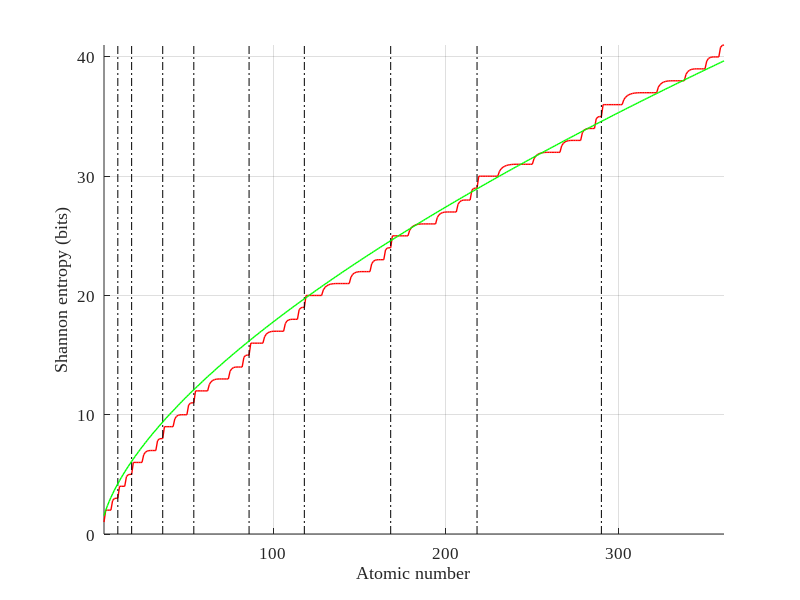

Recreate this plot in MATLAB.
clear all

% Matlab script to calculate and draw chemical elements entropy and spin multiplicity following Hund and Aufbau rule.
% Based on
% https://pubs.aip.org/aip/adv/article/13/10/105308/2915332/The-second-law-of-infodynamics-and-its
% https://www.preprints.org/manuscript/202310.1112

% (c) Szymon Lukaszyk
% licensed under MIT License
% email: szymon@patent.pl
% History
% v1: 16.10.2023 1st working version
% v2: 17.10.2023 code simplification
% v3: 18.10.2023 code simplification, spin multiplicities
% v3: 18.10.2023 automatic value generation (TODO: Aufbau exceptions)

rows=5;

% generate periodic table multplicities
cols=rows+1;
tab = zeros(rows,cols); % 
for r=1:rows
    for c=1:r+1
        tab(r, c) = 4*(c-1)+2;
    end
end
tabtoswap = tab(1:rows, 2:cols);
for r=1:rows
    tabtoswap(r,:) = fliplr(tabtoswap(r,:));
end
% periodic table 
tab(1:rows, 2:cols) = tabtoswap;

Z = 2; % Zmin
Hmult = 1;
for r=1:size(tab, 1) % rows
    for run=1:2
        for c=1:size(tab, 2) % cols
            for N = 1:tab(r,c)
                Normax = tab(r,c);
                EL(Z-1, 1) = Z;
                EL(Z-1, 3) = Hmult*log2(2);        % core entropy                 
                if N <= Normax/2
                    EL(Z-1, 2) = (N-1)/2;          % spin multiplicity
                else
                    EL(Z-1, 2) = (Normax-N+1)/2; % spin multiplicity
                    EL(Z-1, 3) = EL(Z-1, 3) + log2(N) - (Normax/2)*log2(Normax/2)/N - (N-Normax/2)*log2(N-Normax/2)/N;  % surplus entropy
                end            
                EL(Z-1, 4) = Hmult;                % entropy multiplicity
                Z = Z + 1;
            end
            if tab(r,c) ~= 0
                Hmult = Hmult + 1;
            end
        end
    end
end

s2 = log2(2);
d7 = log2(7) - 5*log2(5)/7 - (7-5)*log2(7-5)/7;  % surplus entropy
d8 = log2(8) - 5*log2(5)/8 - (8-5)*log2(8-5)/8;  % surplus entropy
d9 = log2(9) - 5*log2(5)/9 - (9-5)*log2(9-5)/9;  % surplus entropy

ELexc=[
%Z,	'S_act''conf_act'		'S_auf;			'conf_auf'  'cmnt'      
24,		6, 5*s2;%			4; % h spin		6*s2,	    'exc',		
28,		2, 5*s2+d9;%		2;				6*s2+d8,	'exc',		
29,		1, 6*s2;%			1;				6*s2+d9,	'exc',		
41,		5, 8*s2;%			3; % h spin		9*s2,	    'exc',		
42,		6, 8*s2;%			4; % h spin		9*s2,	    'exc',		
44,		4, 8*s2+d7;%		4;				9*s2+d6,	'exc',		
45,		3, 8*s2+d8;%		3;				9*s2+d7,	'exc',		
46,		0, 9*s2;%			2; % l spin		9*s2+d8,	'exc',		
47,		1, 9*s2;%			1;				9*s2+d9,	'exc',		
57,		1, 12*s2;%			1;				12*s2,	    'exc',		
58,		2, 12*s2;%			2;				12*s2,	    'exc',		
64,		8, 12*s2;%			6; % h spin		12*s2+f8,	'exc',		
78,		2, 12*s2+d9;%		2;				13*s2+d8,	'exc',		
79,		1, 13*s2;%			1;				13*s2+d9,	'exc',		
89,		1, 16*s2;%			1;				16*s2,	    'exc',		
90,		2, 16*s2;%			2;				16*s2,	    'exc',		
91,		3, 16*s2;%			3;				16*s2,	    'exc',		
92,		4, 16*s2;%			4;				16*s2,	    'exc',		
93,		5, 16*s2;%			5;				16*s2,	    'exc',		
96,		8, 16*s2;%			6; % h spin		16*s2+f8,	'exc',		
103,	1, 17*s2];%			1;				17*s2,	    'exc',		

% WARNING: this code is erroneous
idx=1;
for k= 2:size(EL, 1)
    if idx <= size(ELexc, 1) && EL(k-1,1) == ELexc(idx,1)
        EL(k-1,4) = ELexc(idx,2); %spin
        EL(k-1,5) = ELexc(idx,3); %entropy        
        idx = idx+1;
    else
        EL(k-1,4) = EL(k-1,2); %spin
        EL(k-1,5) = EL(k-1,3); %entropy        
    end
end

drawspin    = 0;
drawentropy = 1;

if drawspin
    sf = figure
    hold on
    grid on
    linew=1;
    %plot(EL(:, 1),EL(:, 4), 'g','LineWidth',linew) %exceptions
    plot(EL(:, 1),EL(:, 2), 'r','LineWidth',linew)
    set(gca,'FontName', 'Times New Roman')
    set(gca,'FontSize', 12)
    xlabel('Atomic number')
    ylabel('Spin multiplicity')
    axis([2 max(EL(:,1)) 0  max(EL(:,2))])    

    % draw noble gases lines
    ngline = 0;
    for r=1:size(tab, 1) % rows
        for run=1:2
            for c=1:size(tab, 2) % cols
                ngline = ngline+tab(r,c);
            end
            line([ngline+2 ngline+2], [0 max(EL(:,2))], 'Color',[0 0 0], 'LineStyle', '-.');    
        end
    end

    % resize figure
    %rect = [left, bottom, width, height]
    %rect = get(sf, 'OuterPosition')
    %rect(4) = rect(4)*.6;
    %set(sf, 'OuterPosition', rect)
end
if drawentropy
    ef = figure
    hold on
    grid on
    linew=1;
    %plot(EL(:, 1),EL(:, 5), 'g','LineWidth',linew) %exceptions    
    plot(EL(:, 1),EL(:, 3), 'r','LineWidth',linew)
    set(gca,'FontName', 'Times New Roman')
    set(gca,'FontSize', 12)
    xlabel('Atomic number')
    ylabel('Shannon entropy (bits)')
    axis([2 max(EL(:,1)) 0  max(EL(:,3))])

    % draw noble gases lines
    ngline = 0;
    for r=1:size(tab, 1) % rows
        for run=1:2
            for c=1:size(tab, 2) % cols
                ngline = ngline+tab(r,c);
            end
            line([ngline+2 ngline+2], [0 max(EL(:,3))], 'Color',[0 0 0], 'LineStyle', '-.');    
        end
    end

%{
    % draw exceptions
     for k=1:size(ELexc,1)
         plot(ELexc(k, 1), ELexc(k, 3), 'gx','LineWidth',linew)        
     end
%}     
    
    % draw approximations
     %for k=1.5:0.01:1.6   
     %for k=1.542:0.001:1.545        
        k=1.6;
        %k=1/log(2);
        plot(EL(:, 1), EL(:, 1).^(1/k), 'g','LineWidth',linew)
     %end
end

return

